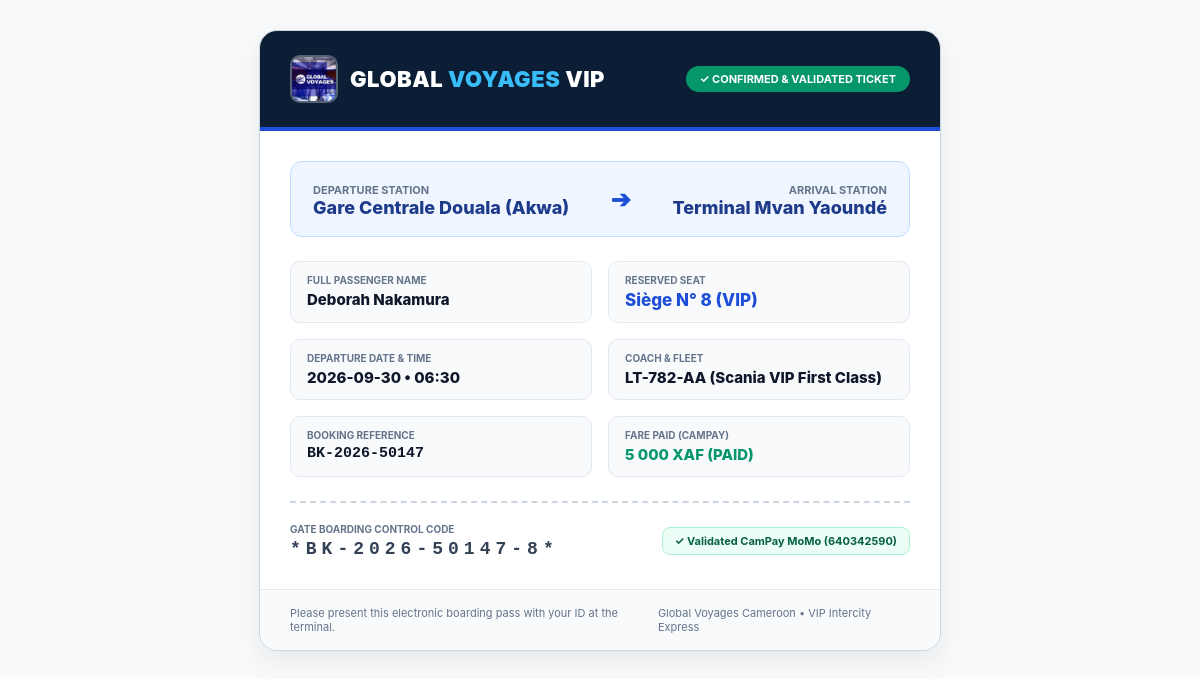
The page /customer/ticket.php?ref=BK-2026-50147 on the database its author committed.
### tables this page shows
CREATE TABLE bookings (
    id INTEGER PRIMARY KEY AUTOINCREMENT,
    booking_reference VARCHAR(50) UNIQUE NOT NULL,
    user_id INTEGER REFERENCES users(id),
    trip_id INTEGER REFERENCES trips(id),
    trip_number VARCHAR(30),
    bus_model VARCHAR(100),
    passenger_name VARCHAR(100) NOT NULL,
    passenger_id_number VARCHAR(50),
    passenger_email VARCHAR(100),
    passenger_phone VARCHAR(30) NOT NULL,
    origin VARCHAR(100) NOT NULL,
    destination VARCHAR(100) NOT NULL,
    travel_date VARCHAR(20) NOT NULL,
    departure_time VARCHAR(20) NOT NULL,
    seat_number INTEGER NOT NULL,
    seat_label VARCHAR(50),
    amount INTEGER NOT NULL,
    payment_method VARCHAR(30) DEFAULT 'MTN_MOMO',
    payment_status VARCHAR(20) DEFAULT 'PENDING',
    campay_reference VARCHAR(100),
    campay_operator VARCHAR(50),
    campay_ussd_code VARCHAR(50),
    external_reference VARCHAR(100),
    created_at DATETIME DEFAULT CURRENT_TIMESTAMP,
    updated_at DATETIME DEFAULT CURRENT_TIMESTAMP
, tracker_id INTEGER REFERENCES iot_trackers(id));

### src/Language.php (called while the page is built, shortened)
<?php
class Language {
    public static function current(): string {
        $lang = $_SESSION['lang'] ?? 'fr';
        return $lang;
    }
    public static function isEn(): bool {
        return self::current() === 'en';
    }
}

### src/Services/BookingService.php (the view, shortened to what this page needs)
<?php
require_once __DIR__ . '/../Language.php';
class BookingService {
    public static function getBookingByRef(string $ref): ?array {
        $pdo = Database::getConnection();
        $stmt = $pdo->prepare("SELECT * FROM bookings WHERE booking_reference = ? OR campay_reference = ?");
        $stmt->execute([$ref, $ref]);
        return $stmt->fetch() ?: null;
    }
    public static function renderBoardingPassHtml(array $b): string {
        $isEn = Language::isEn();
        $ref = htmlspecialchars($b['booking_reference']);
        $passName = htmlspecialchars($b['passenger_name']);
        $origin = htmlspecialchars($b['origin']);
        $destination = htmlspecialchars($b['destination']);
        $seat = htmlspecialchars($b['seat_label'] ?? ('Siège N° ' . $b['seat_number']));
        $travelDate = htmlspecialchars($b['travel_date']);
        $time = htmlspecialchars($b['departure_time']);
        $bus = htmlspecialchars($b['bus_model'] ?? 'Scania VIP First Class');
        $phone = htmlspecialchars($b['passenger_phone']);
        $amount = number_format((int)$b['amount'], 0, ',', ' ');
        $seatNum = $b['seat_number'];
        $htmlLang = $isEn ? 'en' : 'fr';
        $badgeText = '✓ ' . ($isEn ? 'CONFIRMED & VALIDATED TICKET' : 'TITRE CONFIRMÉ & VALIDÉ');
        $depLabel = $isEn ? 'Departure Station' : 'Gare de Départ';
        $arrLabel = $isEn ? 'Arrival Station' : 'Gare de Destination';
        $nameLabel = $isEn ? 'Full Passenger Name' : 'Nom du Voyageur / Passager';
        $seatLabel = $isEn ? 'Reserved Seat' : 'Siège Réservé';
        $dateLabel = $isEn ? 'Departure Date & Time' : 'Date & Heure de Départ';
        $fleetLabel = $isEn ? 'Coach & Fleet' : 'Autocar & Ligne';
        $refLabel = $isEn ? 'Booking Reference' : 'Référence Réservation';
        $fareLabel = $isEn ? 'Fare Paid (CamPay)' : 'Tarif Acquitté (CamPay)';
        $fareVal = $amount . ' ' . ($isEn ? 'XAF (PAID)' : 'FCFA (PAYÉ)');
        $codeLabel = $isEn ? 'Gate Boarding Control Code' : 'Code de Contrôle Quai';
        $valText = '✓ ' . ($isEn ? 'Validated CamPay MoMo' : 'Validé CamPay MoMo') . ' (' . $phone . ')';
        $notice = $isEn ? 'Please present this electronic boarding pass with your ID at the terminal.' : 'Présentez ce billet électronique à l\'embarquement avec votre pièce d\'identité.';
        ?>
<!DOCTYPE html>
<html lang="<?= $htmlLang ?>">
<head>
</head>
<body>
  <div class="ticket-card">
    <div class="header">
      <div style="display: flex; align-items: center; gap: 12px;">
        <img src="/assets/images/global_voyages_logo.jpg" alt="GV Logo" style="width: 44px; height: 44px; border-radius: 10px; object-fit: cover; border: 2px solid rgba(255,255,255,0.3);">
        <div class="logo">GLOBAL <span>VOYAGES</span> VIP</div>
      </div>
      <div class="badge"><?= $badgeText ?></div>
    </div>
    <div class="body">
      <div class="route-banner">
        <div class="station">
          <p><?= $depLabel ?></p>
          <h3><?= $origin ?></h3>
        </div>
        <div class="arrow">➔</div>
        <div class="station" style="text-align: right;">
          <p><?= $arrLabel ?></p>
          <h3><?= $destination ?></h3>
        </div>
      </div>
      <div class="grid">
        <div class="item">
          <div class="item-label"><?= $nameLabel ?></div>
          <div class="item-val"><?= $passName ?></div>
        </div>
        <div class="item">
          <div class="item-label"><?= $seatLabel ?></div>
          <div class="item-val seat-val"><?= $seat ?></div>
        </div>
        <div class="item">
          <div class="item-label"><?= $dateLabel ?></div>
          <div class="item-val"><?= $travelDate ?> • <?= $time ?></div>
        </div>
        <div class="item">
          <div class="item-label"><?= $fleetLabel ?></div>
          <div class="item-val"><?= $bus ?></div>
        </div>
        <div class="item">
          <div class="item-label"><?= $refLabel ?></div>
          <div class="item-val" style="font-family: monospace;"><?= $ref ?></div>
        </div>
        <div class="item">
          <div class="item-label"><?= $fareLabel ?></div>
          <div class="item-val" style="color: #059669;"><?= $fareVal ?></div>
        </div>
      </div>
      <div class="barcode-section">
        <div>
          <div style="font-size: 10px; font-weight: bold; text-transform: uppercase; color: #64748b; margin-bottom: 4px;">
            <?= $codeLabel ?>
          </div>
          <div class="barcode">*<?= $ref ?>-<?= $seatNum ?>*</div>
        </div>
        <div style="text-align: right;">
          <span style="display: inline-block; padding: 6px 12px; background: #ecfdf5; border: 1px solid #a7f3d0; border-radius: 8px; color: #065f46; font-size: 11px; font-weight: bold;">
            <?= $valText ?>
          </span>
        </div>
      </div>
    </div>
    <div class="footer">
      <span><?= $notice ?></span>
      <span>Global Voyages Cameroon • VIP Intercity Express</span>
    </div>
  </div>
</body>
</html>
        <?php
        return ob_get_clean();
    }
}

### src/Services/BookingService.php (style rules this page uses)
body { font-family: -apple-system, BlinkMacSystemFont, 'Segoe UI', Roboto, Helvetica, Arial, sans-serif; margin: 0; padding: 30px; background: #f8fafc; color: #0f172a; }
.ticket-card { max-width: 680px; margin: 0 auto; background: #ffffff; border-radius: 18px; overflow: hidden; box-shadow: 0 10px 30px rgba(0,0,0,0.08); border: 1px solid #cbd5e1; }
.header { background: #0B1E36; color: #ffffff; padding: 24px 30px; border-bottom: 4px solid #1d4ed8; display: flex; justify-content: space-between; align-items: center; }
.logo { font-size: 22px; font-weight: 900; letter-spacing: 0.5px; }
.logo span { color: #38bdf8; }
.badge { background: #059669; color: #ffffff; padding: 6px 14px; border-radius: 20px; font-size: 11px; font-weight: bold; text-transform: uppercase; }
.body { padding: 30px; }
.route-banner { display: flex; justify-content: space-between; align-items: center; background: #eff6ff; padding: 18px 22px; border-radius: 12px; border: 1px solid #bfdbfe; margin-bottom: 24px; }
.station h3 { margin: 0; font-size: 18px; font-weight: 800; color: #1e3a8a; }
.station p { margin: 3px 0 0; font-size: 11px; font-weight: bold; text-transform: uppercase; color: #64748b; }
.arrow { font-size: 24px; color: #1d4ed8; font-weight: bold; }
.grid { display: grid; grid-template-columns: repeat(2, 1fr); gap: 16px; margin-bottom: 24px; }
.item { padding: 12px 16px; background: #f8fafc; border-radius: 10px; border: 1px solid #e2e8f0; }
.item-label { font-size: 10px; font-weight: bold; text-transform: uppercase; color: #64748b; margin-bottom: 4px; }
.item-val { font-size: 15px; font-weight: 800; color: #0f172a; }
.seat-val { color: #1d4ed8; font-size: 17px; }
.barcode-section { border-top: 2px dashed #cbd5e1; padding-top: 20px; display: flex; justify-content: space-between; align-items: center; }
.barcode { font-family: monospace; letter-spacing: 5px; font-size: 18px; font-weight: bold; color: #334155; }
.footer { background: #f8fafc; padding: 16px 30px; font-size: 11px; color: #64748b; display: flex; justify-content: space-between; border-top: 1px solid #e2e8f0; }

### rows shown on the page
bookings: origin "Gare Centrale Douala (Akwa)", destination "Terminal Mvan Yaoundé", passenger_name "Deborah Nakamura", seat_label "Siège N° 8 (VIP)", travel_date "2026-09-30", departure_time "06:30", bus_model "LT-782-AA (Scania VIP First Class)", booking_reference "BK-2026-50147", amount "5 000 XAF (PAID)", seat_number "8", passenger_phone "✓ Validated CamPay MoMo (640342590)"

### other values the page prints
$badgeText "✓ CONFIRMED & VALIDATED TICKET"
$depLabel "DEPARTURE STATION"
$arrLabel "ARRIVAL STATION"
$nameLabel "FULL PASSENGER NAME"
$seatLabel "RESERVED SEAT"
$dateLabel "DEPARTURE DATE & TIME"
$fleetLabel "COACH & FLEET"
$refLabel "BOOKING REFERENCE"
$fareLabel "FARE PAID (CAMPAY)"
$codeLabel "GATE BOARDING CONTROL CODE"
$notice "Please present this electronic boarding pass with your ID at the terminal."
